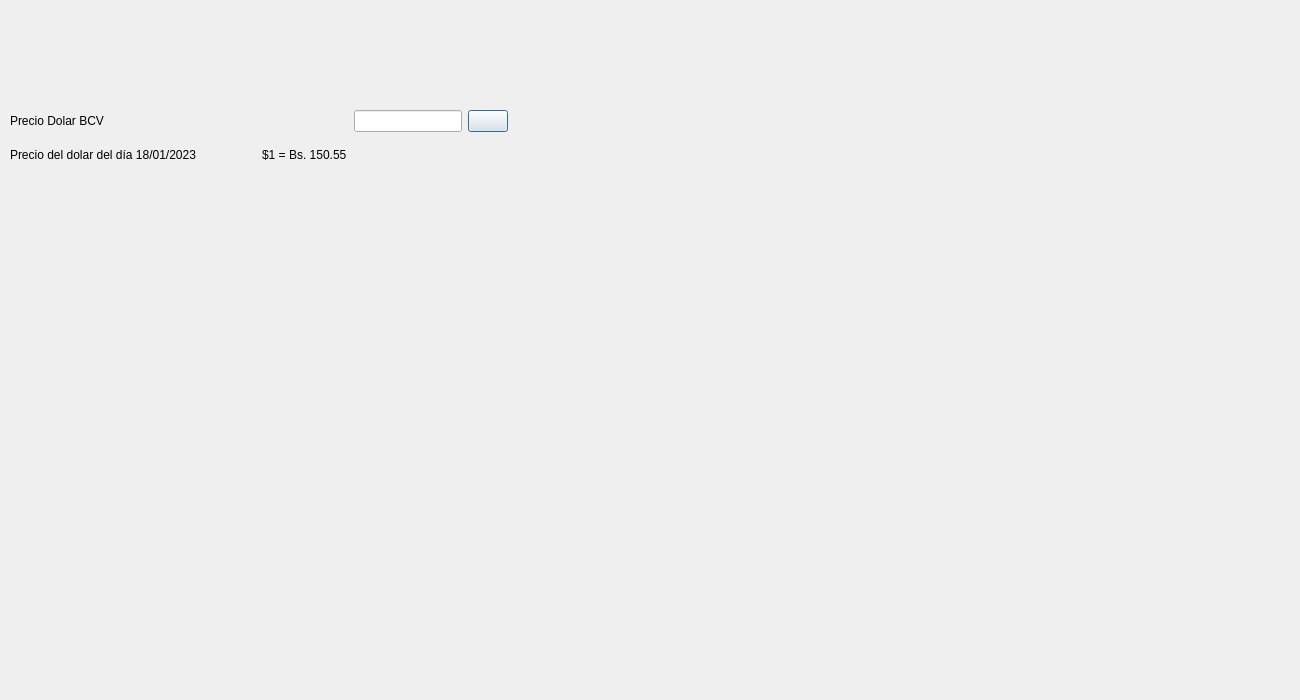
<?xml version="1.0" encoding="UTF-8"?>
<ui version="4.0">
 <class>Dialog</class>
 <widget class="QDialog" name="Dialog">
  <property name="geometry">
   <rect>
    <x>0</x>
    <y>0</y>
    <width>1300</width>
    <height>700</height>
   </rect>
  </property>
  <property name="windowTitle">
   <string>Dialog</string>
  </property>
  <widget class="QWidget" name="layoutWidget_17">
   <property name="geometry">
    <rect>
     <x>10</x>
     <y>110</y>
     <width>498</width>
     <height>62</height>
    </rect>
   </property>
   <layout class="QGridLayout" name="gridLayout_2">
    <item row="1" column="0">
     <layout class="QHBoxLayout" name="horizontalLayout_3">
      <item>
       <widget class="QLabel" name="label_3">
        <property name="text">
         <string>Precio del dolar del día 18/01/2023</string>
        </property>
       </widget>
      </item>
      <item>
       <widget class="QLabel" name="lblDolar_2">
        <property name="text">
         <string>$1 = Bs. 150.55</string>
        </property>
       </widget>
      </item>
     </layout>
    </item>
    <item row="0" column="0">
     <layout class="QHBoxLayout" name="horizontalLayout_4">
      <item>
       <widget class="QLabel" name="label_4">
        <property name="text">
         <string>Precio Dolar BCV</string>
        </property>
       </widget>
      </item>
      <item>
       <spacer name="horizontalSpacer_2">
        <property name="orientation">
         <enum>Qt::Horizontal</enum>
        </property>
        <property name="sizeHint" stdset="0">
         <size>
          <width>40</width>
          <height>20</height>
         </size>
        </property>
       </spacer>
      </item>
      <item>
       <widget class="QLineEdit" name="txtDolar_2">
        <property name="sizePolicy">
         <sizepolicy hsizetype="Preferred" vsizetype="Preferred">
          <horstretch>0</horstretch>
          <verstretch>0</verstretch>
         </sizepolicy>
        </property>
        <property name="inputMethodHints">
         <set>Qt::ImhFormattedNumbersOnly|Qt::ImhPreferNumbers</set>
        </property>
        <property name="inputMask">
         <string notr="true"/>
        </property>
        <property name="text">
         <string notr="true"/>
        </property>
        <property name="maxLength">
         <number>5</number>
        </property>
        <property name="frame">
         <bool>true</bool>
        </property>
        <property name="placeholderText">
         <string notr="true"/>
        </property>
        <property name="cursorMoveStyle">
         <enum>Qt::LogicalMoveStyle</enum>
        </property>
       </widget>
      </item>
      <item>
       <widget class="QPushButton" name="btnSetDolar_2">
        <property name="text">
         <string/>
        </property>
        <property name="icon">
         <iconset resource="images.qrc">
          <normaloff>:/images/images/icons/ok.png</normaloff>:/images/images/icons/ok.png</iconset>
        </property>
        <property name="iconSize">
         <size>
          <width>24</width>
          <height>24</height>
         </size>
        </property>
       </widget>
      </item>
     </layout>
    </item>
   </layout>
  </widget>
 </widget>
 <resources>
  <include location="images.qrc"/>
 </resources>
 <connections/>
</ui>
